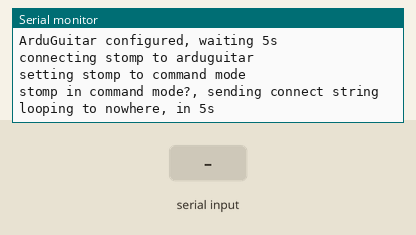
Recording of a sketch running on a simulated Arduino Uno, built with avr-gcc and run on an emulated ATmega328P. Shown: the last lines printed to the serial monitor. The inputs (shaded band) are chosen by the test bench.

Above: at 18.4 s.
18.5 s: "1" received over the second serial link
At 19.0 s:
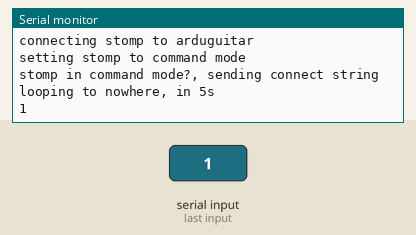
20.0 s: "0" received over the second serial link
At 21.2 s:
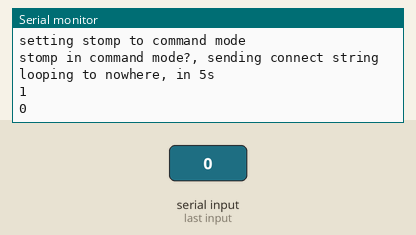
21.5 s: "2" received over the second serial link
At 22.5 s:
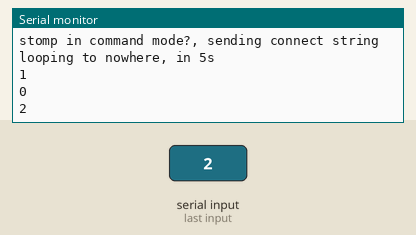

The sketch:

RN24_connect_2x_config.ino
```cpp
// (licence header left out)
#include <SoftwareSerial.h>

int bluetoothStompTx = 2;  // TX-O pin of bluetooth mate, Arduino D2
int bluetoothStompRx = 3;  // RX-I pin of bluetooth mate, Arduino D3

int bluetoothArduGuitarTx = 8;  // TX-O pin of bluetooth mate, Arduino D2
int bluetoothArduGuitarRx = 9;  // RX-I pin of bluetooth mate, Arduino D3


SoftwareSerial stomp(bluetoothStompTx, bluetoothStompRx);  //  MAC:  0006664E4BD3
SoftwareSerial arduGuitar(bluetoothArduGuitarTx, bluetoothArduGuitarRx);  // MAC: 0006666434C3


void setup()
{
  Serial.begin(9600);  // Begin the serial monitor at 9600bps
  Serial.println("starting...");
  //delay(5000);
  Serial.println("configuring stomp");
  stomp.begin(115200);  // The Bluetooth Mate defaults to 115200bps
  delay(1000);
  stomp.print("$");  // Print three times individually
  stomp.print("$");
  stomp.print("$");  // Enter command mode
  delay(1000);  // Short delay, wait for the Mate to send back CMD
  stomp.println("U,9600,N");  // Temporarily Change the baudrate to 9600, no parity

  // 115200 can be too fast at times for NewSoftSerial to relay the data reliably
  stomp.begin(9600);  // Start bluetooth serial at 9600
  stomp.println("---");
  Serial.println("Stomp configured, waiting 1s");
  delay(1000);


  Serial.println("configuring arduguitar");
  arduGuitar.begin(115200);
  ///delay(1000);
  arduGuitar.print("$");  // Print three times individually
  arduGuitar.print("$");
  arduGuitar.print("$");  // Enter command mode
  delay(1000);  // Short delay, wait for the Mate to send back CMD
  arduGuitar.println("U,9600,N");  // Temporarily Change the baudrate to 9600, no parity
  arduGuitar.begin(9600);  // Start bluetooth serial at 9600
  delay(1000);
  arduGuitar.println("---");  // Temporarily Change the baudrate to 9600, no parity
  Serial.println("ArduGuitar configured, waiting 5s");
  delay(5000);

  Serial.println("connecting stomp to arduguitar");
  Serial.println("setting stomp to command mode");
  stomp.print("$");  // Print three times individually
  delay(100);
  stomp.print("$");
  delay(100);
  stomp.print("$");  // Enter command mode

  delay(1000);
  Serial.println("stomp in command mode?, sending connect string");
  stomp.println("C,0006666434C3");
  delay(1000);
  Serial.println("looping to nowhere, in 5s");
  delay(5000);


}

boolean onlyOnce = false;

void loop(){
  if (!onlyOnce){
    stomp.print("X");
    onlyOnce = true;
  }
  /*
  if(stomp.available()) { // If the bluetooth sent any characters
  // Send any characters the stomp  prints to the serial monitor
      Serial.print((char)stomp.read());
  }
  */
  if(arduGuitar.available()) { // If the bluetooth sent any characters
    // Send any characters the stomp  prints to the serial monitor
    Serial.println((char)arduGuitar.read());
  }
  /*
  if(Serial.available()) { // If stuff was typed in the serial monitor
    // Send any characters the Serial monitor prints to the bluetooth
    arduGuitar.print((char)Serial.read());
  }
  */
}
```

Measured:
- after the input at 18.5 s, the serial monitor: prints a new line at once (image 1)
- after the input at 20.0 s, the serial monitor: prints a new line at once (image 2)
- after the input at 21.5 s, the serial monitor: prints a new line at once (image 3)
